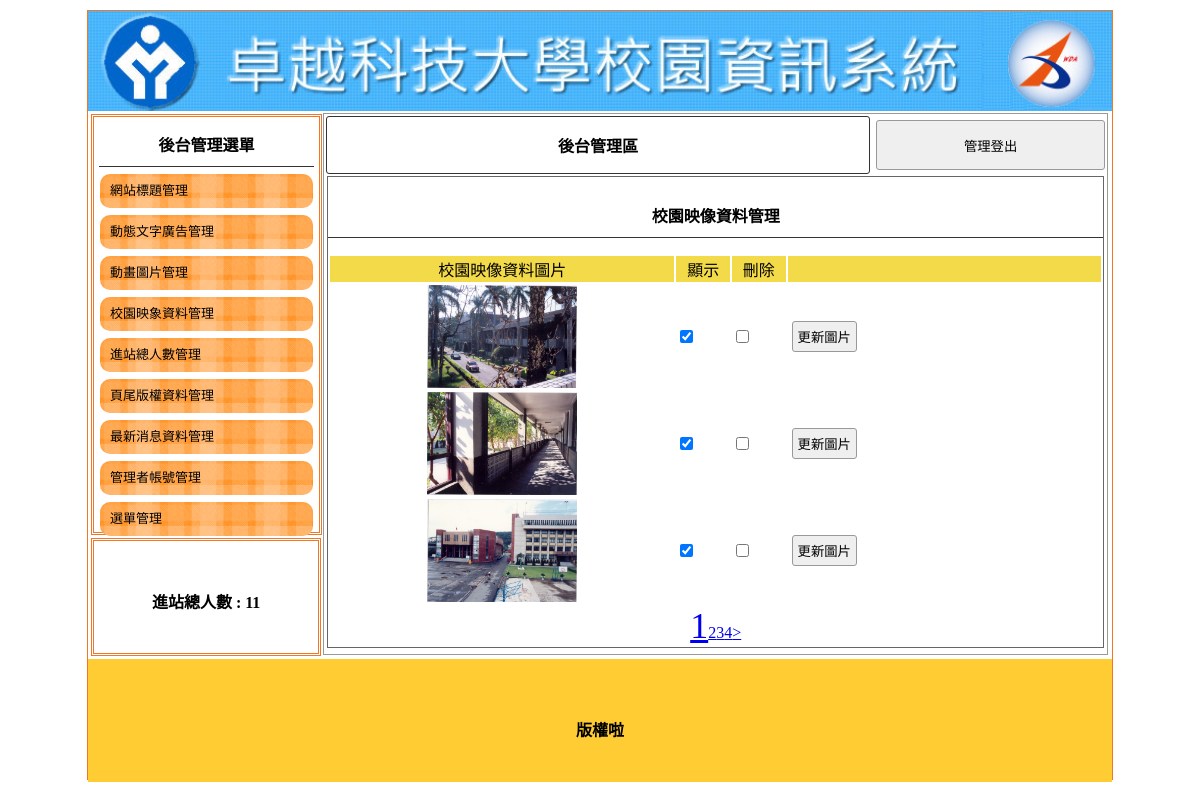
Page /backend.php?do=image on the committed database.
### tables this page shows
CREATE TABLE `home` (
  `id` int(10) UNSIGNED NOT NULL,
  `img` text NOT NULL,
  `text` text NOT NULL,
  `sh` int(11) NOT NULL DEFAULT 0
);

CREATE TABLE `total` (
  `id` int(10) UNSIGNED NOT NULL,
  `total` int(11) NOT NULL
);

CREATE TABLE `image` (
  `id` int(10) UNSIGNED NOT NULL,
  `img` text NOT NULL,
  `sh` int(11) NOT NULL DEFAULT 1
);

CREATE TABLE `bottom` (
  `id` int(10) UNSIGNED NOT NULL,
  `text` text NOT NULL
);

### base.php (called while the page is built, shortened)
<?php session_start();
class DB
{
  private $dns = "mysql:host=localhost;charset=utf8;dbname=db01-2", $table, $pdo, $root = "root", $pw = '';
  function __construct($table)
  {
    $this->table = $table;
    $this->pdo = new PDO($this->dns, $this->root, $this->pw);
  }
  function all(...$arg)
  {
    $sql = "SELECT * FROM $this->table ";
    if (isset($arg[0])) {
      if (is_array($arg[0])) {
        foreach ($arg[0] as $k => $v) {
          $tmp[] = sprintf("`%s` = '%s'", $k, $v);
        }
        $sql = $sql . " WHERE " . implode(" && ", $tmp);
      } else {
        $sql = $sql . $arg[0];
      }
    }
    return $this->pdo->query($sql)->fetchAll();
  }
  function count(...$arg)
  {
    $sql = "SELECT count(*) FROM $this->table ";
    return $this->pdo->query($sql)->fetchColumn();
  }
  function find($id)
  {
    $sql = "SELECT * FROM $this->table ";
    if (is_array($id)) {
      foreach ($id as $k => $v) {
        $tmp[] = sprintf("`%s` = '%s'", $k, $v);
      }
      $sql = $sql . " WHERE " . implode(" && ", $tmp);
    } else {
      $sql = $sql ." WHERE `id` = '$id'";
    }
    return $this->pdo->query($sql)->fetch(PDO::FETCH_ASSOC);
  }
  function save($ar)
  {
    if (isset($ar['id'])) {
      foreach ($ar as $k => $v) {
        if($k != 'id')$tmp[] = sprintf("`%s` = '%s'", $k, $v);
      }
      $sql ="UPDATE $this->table SET " . implode(" , ", $tmp) . " WHERE `id` = '{$ar['id']}'";
    } else {
      $sql ="INSERT INTO $this->table (`".implode("`,`",array_keys($ar)) . "`) VALUES ('" .implode("','",$ar) ."')" ;
    }
    return $this->pdo->exec($sql);
  }
}
$Home=new DB('home');
$Image=new DB('image');
$Total=new DB('total');
$Bottom=new DB('bottom');

### back/image.php (the view, shortened to what this page needs)
    <div style="width:99%; height:87%; margin:auto; overflow:auto; border:#666 1px solid;">
      <p class="t cent botli">校園映像資料管理</p>
      <form method="post" action="../api/manage.php">
        <table width="100%">
          <tbody>
            <tr class="yel">
              <td width="45%">校園映像資料圖片</td>
              <td width="7%">顯示</td>
              <td width="7%">刪除</td>
              <td></td>
            </tr>
            <?php
            $big=$Image->count();
            $small=3;
            $page=ceil($big/$small);
            $now=$_GET['p']??1;
            $start=($now-1)*$small;
            $rows=$Image->all(" LIMIT $start,$small");
              foreach($rows as $row){
                printf('<tr> <td class="cent"><img src="../icon/%s" style="width: 150px;height:103px"></td>',$row['img']);
                printf('<td><input type="checkbox" name="sh[]" value="%s" %s></td>',$row['id'],($row['sh']==1)?'checked':'');
                printf('<td><input type="checkbox" name="del[]" value="%s"><input type="hidden" name="id[]" value="%s"></td>',$row['id'],$row['id']);
                printf('<td><input type="button" onclick="op(\'#cover\',\'#cvr\',\'%s\')" value="更新圖片"></td></tr>','../window/image.php?id='.$row['id']);
              }
            ?>
          </tbody>
        </table>
        <div class="cent">
        <?php
          for($i=1;$i<=$page;$i++)printf('<a href="?do=image&p=%s" %s>%s</a>',$i,($now==$i)?'style="font-size:36px"':'',$i);
          if($now+1<=$page)printf('<a href="?do=image&p=%s">></a>',$now+1);
        ?>
        </div>
      </form>
    </div>
</div>

### backend.php (shortened to what this page needs)
<?php include_once 'base.php' ?>
<!DOCTYPE html PUBLIC "-//W3C//DTD XHTML 1.0 Transitional//EN" "http://www.w3.org/TR/xhtml1/DTD/xhtml1-transitional.dtd">
<html xmlns="http://www.w3.org/1999/xhtml">
<head>
  <link href="css.css" rel="stylesheet" type="text/css">
</head>
<body>
  <div id="main">
    <a title="" href="/index.php">
      <div class="ti" style="background:url('./icon/<?=$Home->find(['sh'=>1])['img']?>'); background-size:cover;"></div>
    </a>
    <div id="ms">
      <div id="lf" style="float:left;">
        <div id="menuput" class="dbor">
          <span class="t botli">後台管理選單</span>
          <a style="color:#000; font-size:13px; text-decoration:none;" href="?do=home">
            <div class="mainmu">
              網站標題管理 </div>
          </a>
          <a style="color:#000; font-size:13px; text-decoration:none;" href="?do=ad">
            <div class="mainmu">
              動態文字廣告管理 </div>
          </a>
          <a style="color:#000; font-size:13px; text-decoration:none;" href="?do=mvim">
            <div class="mainmu">
              動畫圖片管理 </div>
          </a>
          <a style="color:#000; font-size:13px; text-decoration:none;" href="?do=image">
            <div class="mainmu">
              校園映象資料管理 </div>
          </a>
          <a style="color:#000; font-size:13px; text-decoration:none;" href="?do=total">
            <div class="mainmu">
              進站總人數管理 </div>
          </a>
          <a style="color:#000; font-size:13px; text-decoration:none;" href="?do=bottom">
            <div class="mainmu">
              頁尾版權資料管理 </div>
          </a>
          <a style="color:#000; font-size:13px; text-decoration:none;" href="?do=news">
            <div class="mainmu">
              最新消息資料管理 </div>
          </a>
          <a style="color:#000; font-size:13px; text-decoration:none;" href="?do=admin">
            <div class="mainmu">
              管理者帳號管理 </div>
          </a>
          <a style="color:#000; font-size:13px; text-decoration:none;" href="?do=menu">
            <div class="mainmu">
              選單管理 </div>
          </a>
        </div>
        <div class="dbor" style="margin:3px; width:95%; height:20%; line-height:100px;">
          <span class="t">進站總人數 :
          <?=$Total->find(1)['total']?> </span>
        </div>
      </div>
      <div class="di" style="height:540px; border:#999 1px solid; width:76.5%; margin:2px 0px 0px 0px; float:left; position:relative; left:20px;">
        <table width="100%">
          <tbody>
            <tr>
              <td style="width:70%;font-weight:800; border:#333 1px solid; border-radius:3px;" class="cent"><a href="?do=admin" style="color:#000; text-decoration:none;">後台管理區</a></td>
              <td><button onclick="document.cookie='user=';location.replace('/index.php')" style="width:99%; margin-right:2px; height:50px;">管理登出</button></td>
            </tr>
          </tbody>
        </table>
      <?php
        $do=$_GET['do']??'home';
        $file= "back/$do.php";
        include_once file_exists($file)?$file:'back/home.php';
      ?>
      </div>
    <div style="width:1024px; left:0px; position:relative; background:#FC3; margin-top:4px; height:123px; display:block;">
      <span class="t" style="line-height:123px;"><?=$Bottom->find(1)['text']?></span>
    </div>
  </div>
</body>
</html>

### css.css (style rules this page uses)
body { padding:0px; margin:0px; }
#main { width:1024px; height:768px; margin:10px auto 10px auto; border:#EE7728 1px solid; position:relative; }
.ti { width:100%; height:100px; position:relative; background-size:cover; background-repeat:no-repeat; }
.dbor { border:#EE7728 double 3px; margin:1px; padding:2px 10px 2px 10px; }
.t { font-weight:800; display:block; text-align:center; padding:10px 1px 10px 1px; }
.botli { border-bottom:#333 1px solid; }
.mainmu { position:relative; border-radius:10px; background:url(icon/menu.fw.png) center no-repeat; background-size:cover; line-height:30px; padding:2px 10px 2px 10px; margin:7px 1px 7px 1px; }
#lf { height:540px; width:21%; display:inline-block; }
#menuput { width:100%; height:75%; position:relative; padding:5px; display:block; margin: 3px; }
.di { display:inline-block; }
.cent { text-align:center; }
input,button { border:#999 1px solid; border-radius:3px; background:#EFEFEF; padding:5px; margin:3px; }
.yel td { background:#F3DA49; text-align:center; }

### rows in the picture
home: img (picture)
total: total "11"
image: img (picture)
image: img (picture)
image: img (picture)
bottom: text "版權啦"
